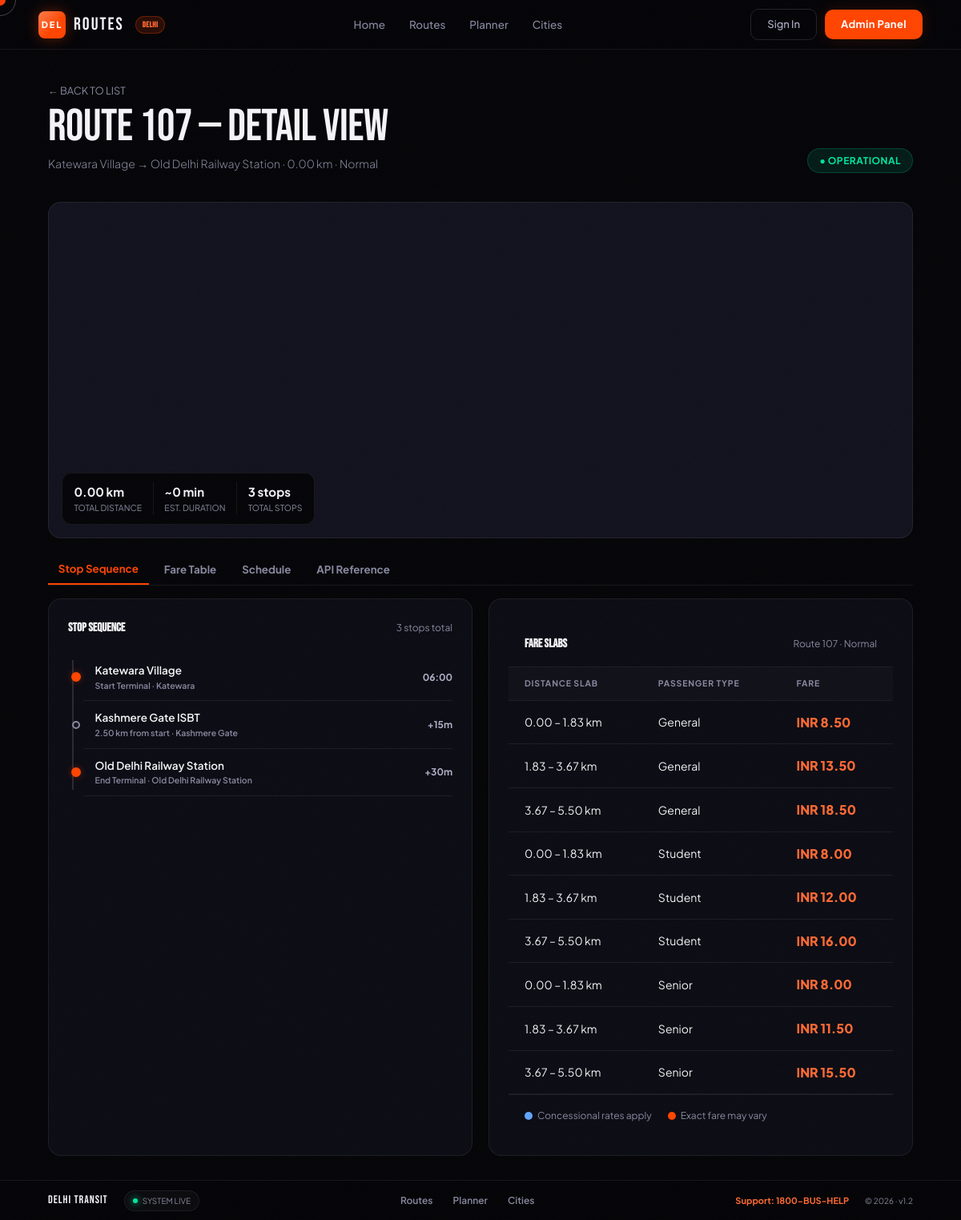
The app's page /bus-portal/routes/7, older data.
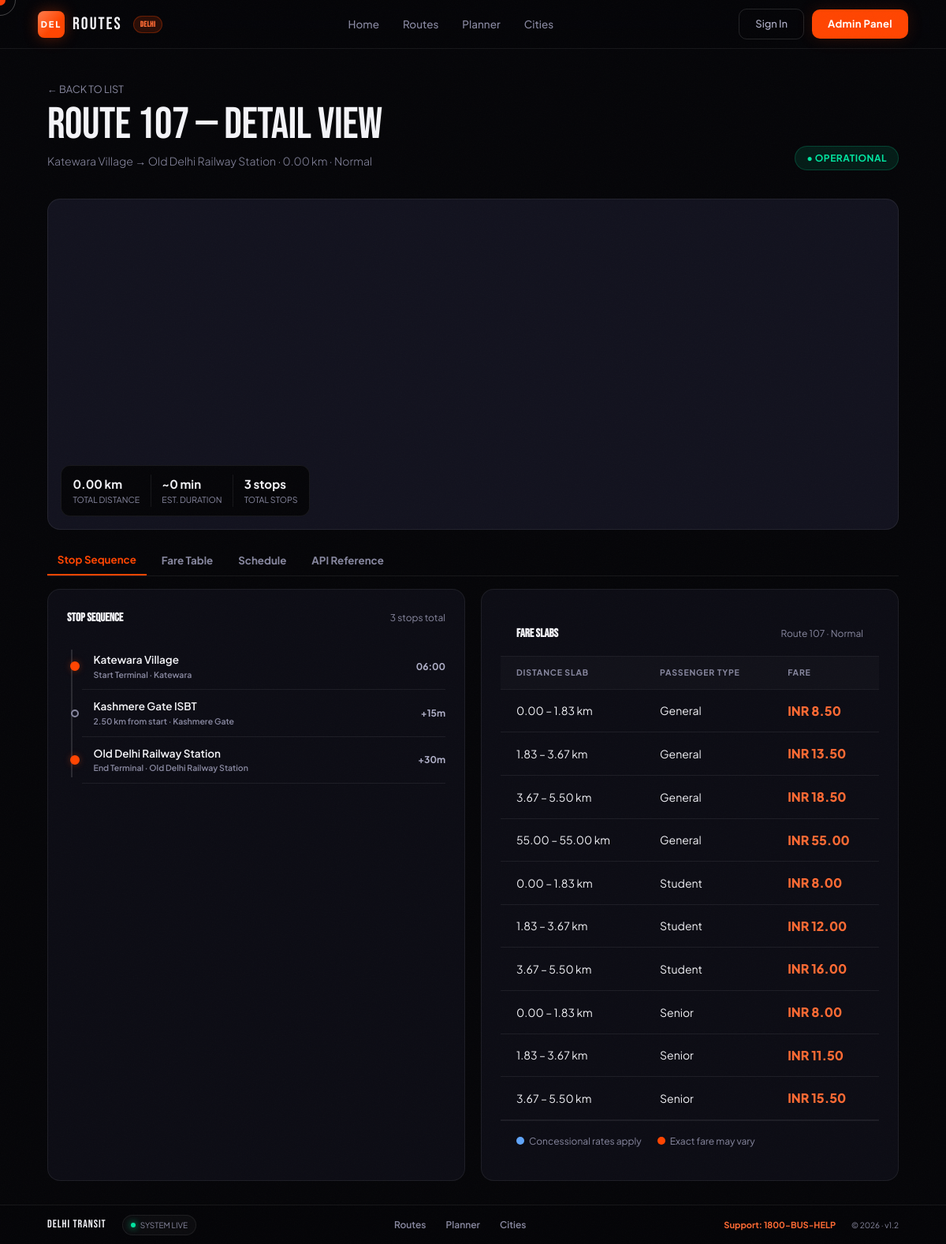
The same page, newer data.
### tables this page shows
CREATE TABLE `cities` (
  `id` int(10) UNSIGNED NOT NULL,
  `city_name` varchar(100) NOT NULL,
  `state_region` varchar(100) DEFAULT NULL,
  `country` varchar(100) NOT NULL DEFAULT 'India',
  `country_code` char(2) NOT NULL DEFAULT 'IN',
  `currency` varchar(10) NOT NULL DEFAULT 'INR',
  `timezone` varchar(60) NOT NULL DEFAULT 'Asia/Kolkata',
  `center_lat` decimal(10,7) NOT NULL,
  `center_lng` decimal(10,7) NOT NULL,
  `default_zoom` tinyint(4) DEFAULT 12,
  `osm_relation_id` bigint(20) DEFAULT NULL,
  `is_active` tinyint(1) DEFAULT 1,
  `created_at` timestamp NOT NULL DEFAULT current_timestamp()
);

CREATE TABLE `routes` (
  `id` int(10) UNSIGNED NOT NULL,
  `city_id` int(10) UNSIGNED NOT NULL,
  `route_number` varchar(20) NOT NULL,
  `source` varchar(120) NOT NULL,
  `destination` varchar(120) NOT NULL,
  `route_type` enum('AC','Express','Normal','Night','Mini') NOT NULL DEFAULT 'Normal',
  `frequency_mins` tinyint(3) UNSIGNED NOT NULL DEFAULT 20,
  `first_bus_time` time NOT NULL,
  `last_bus_time` time NOT NULL,
  `total_distance_km` decimal(6,2) NOT NULL DEFAULT 0.00,
  `description` text DEFAULT NULL,
  `osm_relation_id` bigint(20) DEFAULT NULL,
  `is_active` tinyint(1) DEFAULT 1,
  `created_at` timestamp NOT NULL DEFAULT current_timestamp(),
  `updated_at` timestamp NOT NULL DEFAULT current_timestamp() ON UPDATE current_timestamp()
);

CREATE TABLE `route_stops` (
  `id` int(10) UNSIGNED NOT NULL,
  `route_id` int(10) UNSIGNED NOT NULL,
  `stop_id` int(10) UNSIGNED NOT NULL,
  `stop_order` tinyint(3) UNSIGNED NOT NULL,
  `distance_from_start_km` decimal(6,2) NOT NULL DEFAULT 0.00,
  `arrival_time_offset_mins` smallint(5) UNSIGNED DEFAULT NULL,
  `is_major_stop` tinyint(1) DEFAULT 0
);

CREATE TABLE `stops` (
  `id` int(10) UNSIGNED NOT NULL,
  `city_id` int(10) UNSIGNED NOT NULL,
  `stop_name` varchar(150) NOT NULL,
  `stop_code` varchar(20) DEFAULT NULL,
  `latitude` decimal(10,7) DEFAULT NULL,
  `longitude` decimal(10,7) DEFAULT NULL,
  `landmark` varchar(200) DEFAULT NULL,
  `zone` varchar(50) DEFAULT NULL,
  `osm_node_id` bigint(20) DEFAULT NULL,
  `is_terminal` tinyint(1) DEFAULT 0,
  `is_active` tinyint(1) DEFAULT 1,
  `created_at` timestamp NOT NULL DEFAULT current_timestamp()
);

CREATE TABLE `fares` (
  `id` int(10) UNSIGNED NOT NULL,
  `route_id` int(10) UNSIGNED NOT NULL,
  `min_km` decimal(5,2) NOT NULL,
  `max_km` decimal(5,2) NOT NULL,
  `fare_amount` decimal(6,2) NOT NULL,
  `passenger_type` enum('General','Student','Senior') DEFAULT 'General'
);

### views/routes/detail.php (the view, shortened to what the rows shown need)
<?php
include dirname(__DIR__) . '/layout/header.php';
?>
<main class="page">
    <section class="section" style="padding-top:0">
        <div class="container">
            <div class="section-header anim-1">
                <div>
                    <a href="<?= APP_URL ?>/routes" class="text-muted small text-decoration-none mb-2 d-inline-block">← BACK TO LIST</a>
                    <div class="section-title">Route <?= htmlspecialchars($route['route_number']) ?> — Detail View</div>
                    <div class="section-sub">
                        <?= htmlspecialchars($route['source']) ?> → <?= htmlspecialchars($route['destination']) ?>
                        · <?= $route['total_distance_km'] ?> km
                        · <?= $route['route_type'] ?>
                    </div>
                </div>
                <span class="route-badge badge-<?= strtolower($route['route_type']) ?>" style="font-size:12px;padding:5px 14px">● Operational</span>
            </div>
            <div class="map-card anim-2">
                <div class="map-badge-overlay d-none d-md-flex">
                    <div class="map-overlay-item">
                        <span class="map-overlay-val"><?= $route['total_distance_km'] ?> km</span>
                        <span class="map-overlay-key">Total Distance</span>
                    </div>
                    <div class="map-overlay-item">
                        <span class="map-overlay-val">~<?= round($route['total_distance_km'] * 2.5) ?> min</span>
                        <span class="map-overlay-key">Est. Duration</span>
                    </div>
                    <div class="map-overlay-item">
                        <span class="map-overlay-val"><?= count($route['stops']) ?> stops</span>
                        <span class="map-overlay-key">Total Stops</span>
                    </div>
                </div>
            </div>
            <div class="tabs anim-3 mt-24">
                <button class="tab active" data-target="tab-stops">Stop Sequence</button>
                <button class="tab" data-target="tab-fares">Fare Table</button>
                <button class="tab">Schedule</button>
                <button class="tab">API Reference</button>
            </div>
            <div class="route-details-grid anim-4">
                <div class="stop-detail-card tab-content" id="tab-stops">
                    <div style="margin-bottom:20px;display:flex;align-items:center;justify-content:space-between">
                        <span style="font-family:var(--font-display);font-size:15px;font-weight:700">Stop Sequence</span>
                        <span style="color:var(--muted);font-size:12px"><?= count($route['stops']) ?> stops total</span>
                    </div>
                    <div class="stop-timeline">
                        <?php foreach ($route['stops'] as $index => $s): ?>
                            <?php
                                $class = '';
                                if ($index === 0 || $index === count($route['stops']) - 1) $class = 'terminal';
                                elseif ($s['is_major_stop']) $class = 'major';
                            ?>
                            <div class="stop-item <?= $class ?>">
                                <div class="stop-name">
                                    <?= htmlspecialchars($s['stop_name']) ?>
                                    <small>
                                        <?= $index === 0 ? 'Start Terminal' : ($index === count($route['stops']) - 1 ? 'End Terminal' : $s['distance_from_start_km'] . ' km from start') ?>
                                        <?= $s['landmark'] ? ' · ' . htmlspecialchars($s['landmark']) : '' ?>
                                    </small>
                                </div>
                                <span class="stop-time"><?= $index === 0 ? date('H:i', strtotime($route['first_bus_time'])) : '+' . $s['arrival_time_offset_mins'] . 'm' ?></span>
                            </div>
                        <?php endforeach; ?>
                    </div>
                </div>
                <div class="fare-table-wrap tab-content" id="tab-fares">
                    <div style="padding:20px 20px 16px;border-bottom:1px solid var(--border);display:flex;align-items:center;justify-content:space-between">
                        <span style="font-family:var(--font-display);font-size:15px;font-weight:700">Fare Slabs</span>
                        <span style="color:var(--muted);font-size:12px">Route <?= htmlspecialchars($route['route_number']) ?> · <?= $route['route_type'] ?></span>
                    </div>
                    <div class="adm-table-wrap" style="border:none">
                        <table>
                            <thead>
                                <tr>
                                    <th>Distance Slab</th>
                                    <th>Passenger Type</th>
                                    <th>Fare</th>
                                </tr>
                            </thead>
                            <tbody>
                                <?php foreach ($route['fares'] as $f): ?>
                                    <tr>
                                        <td><?= $f['min_km'] ?> – <?= $f['max_km'] ?> km</td>
                                        <td><?= htmlspecialchars($f['passenger_type']) ?></td>
                                        <td class="fare-price"><?= $city['currency'] ?> <?= $f['fare_amount'] ?></td>
                                    </tr>
                                <?php endforeach; ?>
                            </tbody>
                        </table>
                    </div>
                    <div style="padding:16px 20px;border-top:1px solid var(--border);display:flex;gap:20px; flex-wrap: wrap;">
                        <div style="display:flex;align-items:center;gap:6px;font-size:12px;color:var(--muted)">
                            <span style="width:10px;height:10px;border-radius:50%;background:#60a5fa;display:inline-block"></span>
                            Concessional rates apply
                        </div>
                        <div style="display:flex;align-items:center;gap:6px;font-size:12px;color:var(--muted)">
                            <span style="width:10px;height:10px;border-radius:50%;background:var(--accent);display:inline-block"></span>
                            Exact fare may vary
                        </div>
                    </div>
                </div>
            </div>
        </div>
    </section>
</main>
<?php include dirname(__DIR__) . '/layout/footer.php'; ?>

### src/Core/Router.php (shortened to what the rows shown need)
<?php
class Router
{
    private array $routes = [];
    private function add(string $method, string $pattern, callable|array $handler): void
    {
        $this->routes[] = [
            'method'  => strtoupper($method),
            'pattern' => $pattern,
            'handler' => $handler,
        ];
    }
    public function dispatch(): void
    {
        $uri    = $this->getUri();
        foreach ($this->routes as $route) {
            $params = $this->match($route['pattern'], $uri);
            if ($params !== null) {
                $this->call($route['handler'], $params);
                return;
            }
        }
    }
    private function getUri(): string
    {
        $requestUri = $_SERVER['REQUEST_URI'] ?? '/';
        $basePath   = parse_url(APP_URL, PHP_URL_PATH) ?? '';
        $uri = '/' . ltrim(substr($requestUri, strlen($basePath)), '/');
        return rtrim($uri, '/') ?: '/';
    }
    private function match(string $pattern, string $uri): ?array
    {
        $regex = preg_replace('/\{([a-zA-Z_]+)\}/', '(?P<$1>[^/]+)', $pattern);
        $regex = '#^' . $regex . '$#';
        if (!preg_match($regex, $uri, $matches)) {
            return null;
        }
        return array_filter($matches, fn($key) => is_string($key), ARRAY_FILTER_USE_KEY);
    }
    private function call(callable|array $handler, array $params): void
    {
        if (is_array($handler) && is_string($handler[0])) {
            [$class, $method] = $handler;
            $controller = new $class();
            $controller->$method($params);
        } elseif (is_callable($handler)) {
            $handler($params);
        } else {
            throw new \RuntimeException('Invalid route handler.');
        }
    }
}

### views/layout/header.php (shortened to what the rows shown need)
<!DOCTYPE html>
<html lang="en">
<head>
    <link rel="stylesheet" href="https://unpkg.com/leaflet@1.9.4/dist/leaflet.css"/>
    <link href="<?= APP_URL ?>/public/assets/css/main.css" rel="stylesheet">
    <link href="<?= APP_URL ?>/public/assets/css/map.css" rel="stylesheet">
</head>
<body>
    <div id="cursor"></div>
    <div id="cursor-ring"></div>
    <nav>
        <a href="<?= APP_URL ?>/" class="n-logo">
            <div class="n-icon"><?= strtoupper(substr($city['city_name'] ?? 'BUS', 0, 3)) ?></div>
            <span>ROUTES</span>
            <span class="n-badge"><?= htmlspecialchars($city['city_name'] ?? 'City') ?></span>
        </a>
        <div class="n-links">
            <a href="<?= APP_URL ?>/" class="<?= ($view ?? '') == 'home/index' ? 'act' : '' ?>">Home</a>
            <a href="<?= APP_URL ?>/routes" class="<?= ($view ?? '') == 'routes/list' ? 'act' : '' ?>">Routes</a>
            <a href="<?= APP_URL ?>/planner" class="<?= ($view ?? '') == 'planner/index' ? 'act' : '' ?>">Planner</a>
            <a href="<?= APP_URL ?>/cities" class="<?= ($view ?? '') == 'cities/index' ? 'act' : '' ?>">Cities</a>
        </div>
        <div class="n-cta">
            <?php
            if (\App\Core\Session::isLoggedIn()):
                $sessionUser = \App\Core\Session::getUser();
                $u = (new \App\Models\User())->findById((int)$sessionUser['id']);
                if ($u) {
                    if (isset($sessionUser['_jwt'])) {
                        $u['_jwt'] = $sessionUser['_jwt'];
                    }
                    \App\Core\Session::setUser($u);
                } else {
                    $u = $sessionUser;
                }
            ?>
                <div class="user-actions">
                    <button class="info-trigger" onclick="toggleUserInfo()" aria-label="User Info">
                        <svg viewBox="0 0 24 24" width="20" height="20" stroke="currentColor" stroke-width="2" fill="none"><circle cx="12" cy="12" r="10"></circle><line x1="12" y1="16" x2="12" y2="12"></line><line x1="12" y1="8" x2="12.01" y2="8"></line></svg>
                    </button>
                    <div class="profile-dropdown">
                        <button class="profile-btn" onclick="toggleProfileMenu()">
                            <img src="<?= htmlspecialchars($u['avatar_url'] ?? $u['profile_image'] ?? APP_URL . '/public/assets/img/default-avatar.png') ?>" alt="Profile" class="nav-avatar">
                            <span><?= htmlspecialchars($u['name'] ?? 'User') ?></span>
                            <svg viewBox="0 0 24 24" width="16" height="16" stroke="currentColor" stroke-width="2" fill="none"><polyline points="6 9 12 15 18 9"></polyline></svg>
                        </button>
                        <div class="dropdown-content" id="profileMenu">
                            <div class="dropdown-header">
                                <strong><?= htmlspecialchars($u['name']) ?></strong>
                                <span><?= htmlspecialchars($u['email']) ?></span>
                            </div>
                            <hr>
                            <a href="<?= APP_URL ?>/profile">View Profile</a>
                            <a href="<?= APP_URL ?>/profile/edit">Edit Profile</a>
                            <?php if (in_array($u['role'] ?? '', ['admin', 'super_admin'], true)): ?>
                                <a href="<?= APP_URL ?>/admin" target="_blank">Dashboard</a>
                            <?php endif; ?>
                            <hr>
                            <form action="<?= APP_URL ?>/auth/logout" method="POST">
                                <button type="submit" class="logout-link">Logout</button>
                            </form>
                        </div>
                    </div>
                </div>
            <?php else: ?>
                <a href="<?= APP_URL ?>/auth/login" class="btn-g">Sign In</a>
                <a href="<?= APP_URL ?>/auth/adminLogin" class="btn-o" target="_blank">Admin Panel</a>
            <?php endif; ?>
        </div>
    </nav>
    <main>

### views/layout/footer.php (shortened to what the rows shown need)
    </main>
    <footer class="fixed-footer">
        <div class="footer-container">
            <div class="f-left">
                <div class="f-logo-small"><?= strtoupper($city['city_name'] ?? 'CITY') ?> TRANSIT</div>
                <div class="f-status">
                    <span class="status-dot"></span> System Live
                </div>
            </div>
            <div class="f-links-compact">
                <a href="<?= APP_URL ?>/routes">Routes</a>
                <a href="<?= APP_URL ?>/planner">Planner</a>
                <a href="<?= APP_URL ?>/cities">Cities</a>
            </div>
            <div class="f-right">
                <div class="f-emergency">Support: 1800-BUS-HELP</div>
                <div class="f-copy-small">© <?= date('Y') ?> · v1.2</div>
            </div>
        </div>
    </footer>
</body>
</html>

Row changes from the older to the newer data that the page shows:
added fares: min_km "55.00", max_km "55.00", passenger_type "General", $city['currency'] "INR", fare_amount "55.00"
